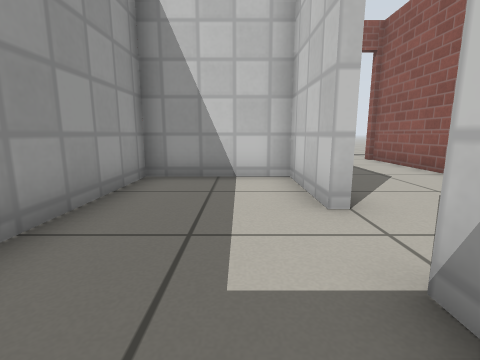
[1] (above)

17 first-person views from a walk through a Gazebo world. The camera is 0.5 m above the floor, tilts 10° down and sees 85° across. The floor is counted in squares, 0.5 m on a side. Each view is taken from the middle of a square. On the plan, view 1 faces up. The plan holds only what a view shows up to about 11 squares ahead; the rest is blank. Gazebo's built-in surfaces are drawn with simple patterns.

[2]
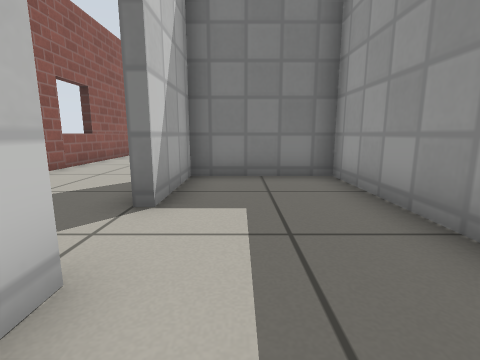

[3]
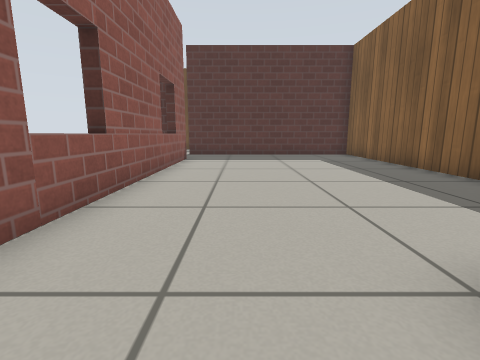

[4]
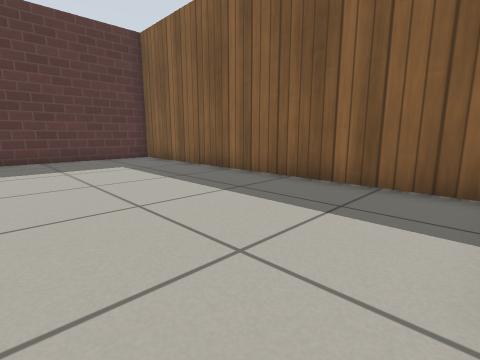

[5]
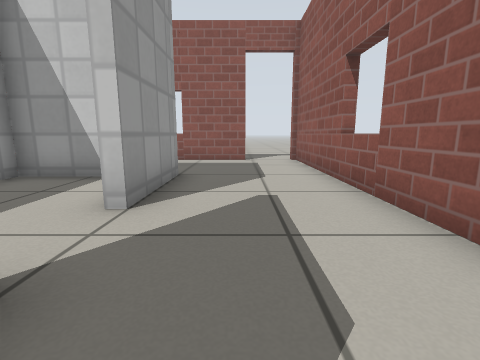

[6]
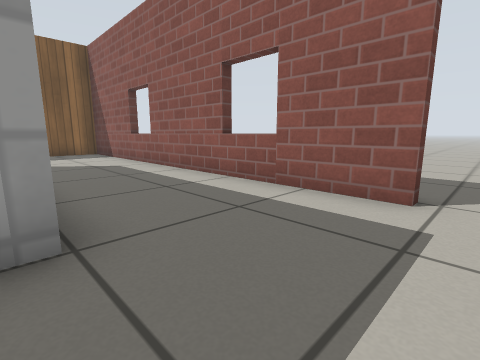

[7]
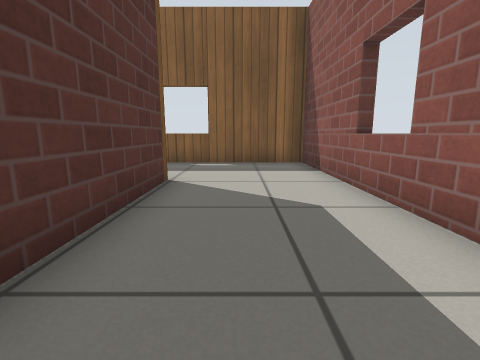

[8]
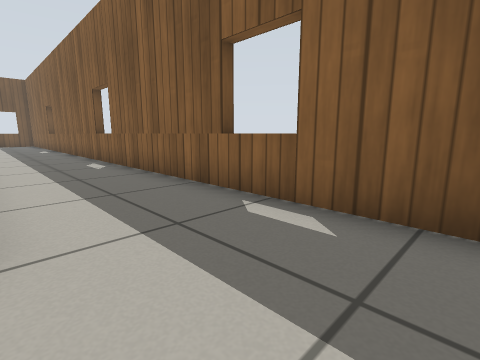

[9]
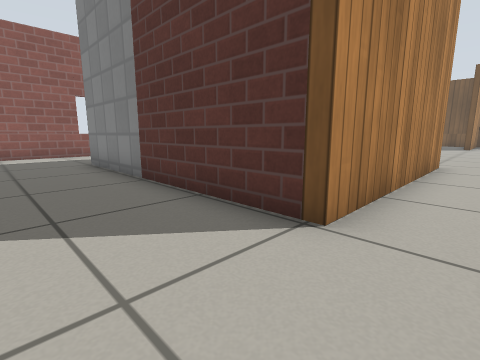

[10]
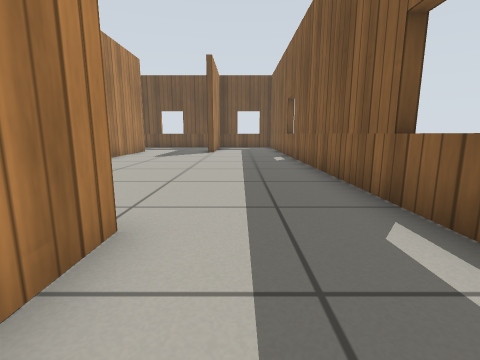

[11]
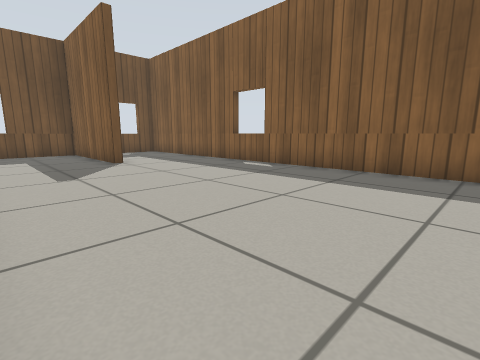

[12]
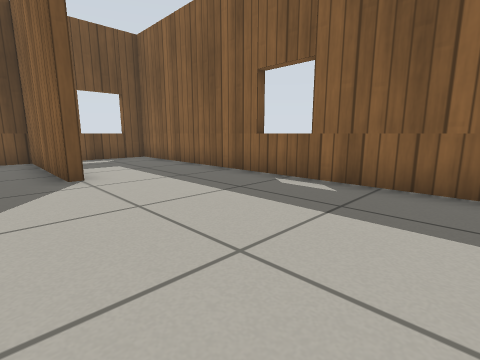

[13]
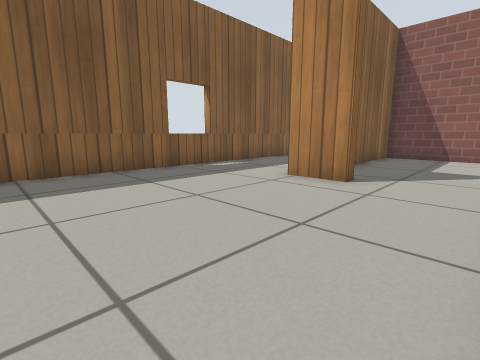

[14]
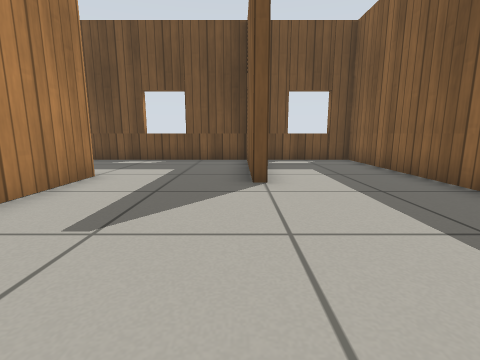

[15]
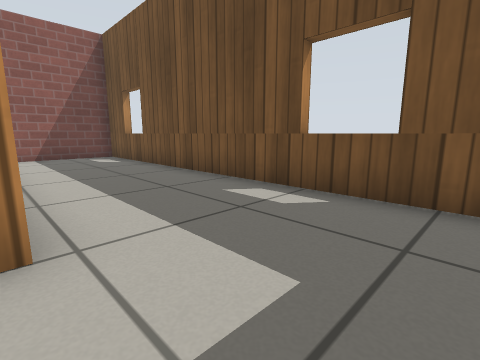

[16]
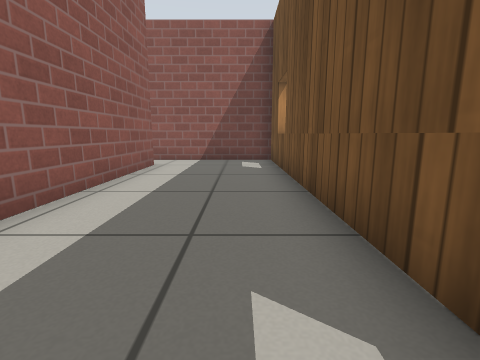

[17]
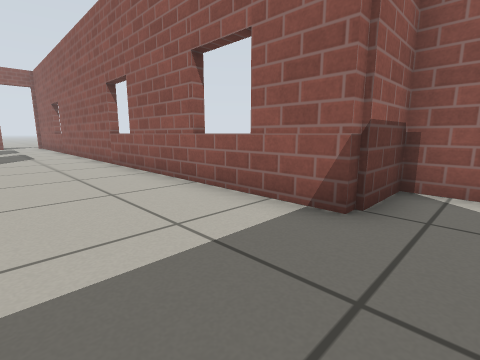

### Floor plan
Ten units are one square. View 1 is at (0, 0); x grows to the right and y downward. Boxes are objects, and circles mark ways between rooms. Rooms are numbered by the first view taken in them; rooms with no view inside come last. Other rooms are left out.
<svg viewBox="-107 -108 184 285">
<path fill="none" stroke="#000" d="M12 -34 12 -61 -22 -61 -22 12 12 12 12 -15M-22 21 -22 129 26 129M-67 6 -67 -64 15 -64 15 -34M52 108 52 -103M32 -102 -102 -102 -102 5M-51 6 -67 6M-102 5 -102 172 -70 172M-25 132 -25 91M-35 -61 -63 -61 -63 -28M55 132 -1 132M-63 122 -63 172 72 172 72 135M72 135 72 108 52 108"/>
<circle cx="10" cy="-25" r="3" fill="#2a7"/>
<circle cx="-80" cy="0" r="3" fill="#2a7"/>
<circle cx="50" cy="120" r="3" fill="#2a7"/>
<circle cx="-40" cy="130" r="3" fill="#2a7"/>
<circle cx="60" cy="130" r="3" fill="#2a7"/>
<text x="-10" y="-30">1</text>
<text x="-10" y="20">2</text>
<text x="-60" y="60">3</text>
<text x="0" y="150">4</text>
<text x="60" y="120">5</text>
</svg>
Room 1 opens to room 2. Room 2 opens to room 3. Room 2 opens to room 5. Room 3 opens to room 4. Room 4 opens to room 5.

Where each view was taken, in squares from view 1:
view 1: 0 up, 0 right, facing up
view 2: 5 up, 0 right, facing down
view 3: 0 up, 3 right, facing down
view 4: 2 down, 3 right, facing down-left
view 5: 0 up, 3 right, facing up
view 6: 6 up, 4 right, facing up-left
view 7: 8 up, 1 left, facing left
view 8: 9 up, 7 left, facing down-left
view 9: 9 up, 8 left, facing down-right
view 10: 2 up, 8 left, facing down
view 11: 3 down, 3 left, facing down-left
view 12: 6 down, 5 left, facing down-left
view 13: 6 down, 3 left, facing up-left
view 14: 7 down, 6 left, facing down
view 15: 13 down, 5 left, facing down-right
view 16: 16 down, 3 left, facing right
view 17: 12 down, 2 right, facing up-right
